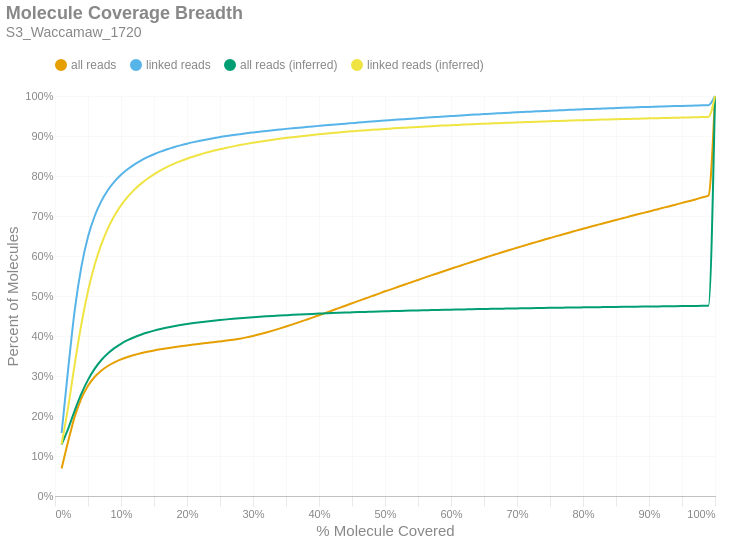

This figure's notebook cell:
### Markdown cell above
### Molecule Read Coverage
This chart shows molecule coverage breadth as computed by the number of bases aligned to that molecule. In other words, "*how much of each unique long molecule is actually sequenced/aligned?*" Keep in mind there is a distinction between sequences and alignments, since some sequences belonging to a particular molecule may not align well and wouldn't appear in the alignment data. This chart also shows molecule coverage breadth as computed by the *inferred fragment* from which the aligned sequences originate. Unlike read coverage, this calculation takes into account the total insert size, including unsequenced gaps between the forward and reverse reads. Like the previous figures, these are cumulative percents.

### Code cell
if SKIPLR:
    print_html(f"Skipped")
else:
    binned_df = consolidated_hist(valids['coverage_bp'], mask, 0.01, True)
    binned_df_inf = consolidated_hist(valids['coverage_inserts'], mask, 0.01, True)
    binned_df = binned_df.with_columns(pl.lit(binned_df_inf['all reads (cumsum)']).alias('all reads (inferred)'))
    binned_df = binned_df.with_columns(pl.lit(binned_df_inf['linked reads (cumsum)']).alias('linked reads (inferred)'))
    binned_df = binned_df.with_columns(
        (pl.col('bin').cast(pl.Float64) + 0.01).alias('right_edge')
    )

    with SafeRender(binned_df):
        (
            density_plot(binned_df, 'Molecule Coverage Breadth', samplename, 'molcov', ['all reads (inferred)','linked reads (inferred)'])
            .encode(
                #x=alt.X('bin:Q', title="% Molecule Covered").axis(format = '%').scale(padding=0),
                x=alt.X('right_edge:Q', title="% Molecule Covered").axis(format='%').scale(padding=0),
                y=alt.Y('value:Q', title='Percent of Molecules')
                    .axis(format='%')
                    .stack(False)
                    .scale(domainMin=0, padding=0),
                color=alt.Color("key:N").scale(domain = ["all reads", "linked reads", "all reads (inferred)", "linked reads (inferred)"]),
                tooltip = [
                    alt.Tooltip("key:N", title = "Data Type"),
                    alt.Tooltip("range_label:N", title="% Molecule Covered"),
                    alt.Tooltip("value:Q", format = ".2%", title="% Molecules")
                ]
            )
        ).display()

### Figure 1 — Vega-Lite specification as saved in the notebook (floating-point values rounded to 4 significant figures)
{"width": "container", "height": 400, "config": {"title": {"anchor": "start", "dy": -15, "fontSize": 18, "color": "#888888", "subtitleColor": "#888888", "subtitleFontSize": 14}, "arc": {"fill": "#0072B2"}, "axis": {"domainColor": "#888888", "domainWidth": 0.5, "gridWidth": 0.2, "grid": false, "titleFontWeight": 400, "titleFontSize": 15, "labelFontSize": 11, "labelColor": "#888888", "tickColor": "#888888", "tickWidth": 0.2, "titleColor": "#888888"}, "axisBand": {"grid": false}, "axisX": {"grid": true, "tickSize": 10, "domainCap": "round"}, "axisY": {"domain": false, "grid": true, "tickSize": 0, "domainCap": "round"}, "background": "transparent", "header": {"labelFontSize": 15, "labelColor": "#888888", "titleFontSize": 15, "titleFontWeight": 600, "titleColor": "#888888"}, "legend": {"labelFont": "sans-serif", "labelFontSize": 12, "labelColor": "#888888", "symbolSize": 100, "symbolType": "circle", "titleFontSize": 12, "titlePadding": 10, "titleColor": "#888888", "title": null, "orient": "top"}, "range": {"category": ["#E69F00", "#56B4E9", "#009E73", "#F0E442", "#0072B2", "#D55E00", "#CC79A7", "#000000"], "diverging": ["#cfe8f3", "#a2d4ec", "#73bfe2", "#46abdb", "#1696d2", "#12719e"]}, "area": {"fill": "#0072B2", "fillOpacity": 0.7, "line": true, "strokeOpacity": 0.7}, "line": {"color": "#0072B2", "stroke": "#0072B2", "strokeWidth": 2}, "trail": {"color": "#0072B2", "stroke": "#0072B2", "strokeWidth": 0, "size": 1}, "point": {"filled": true, "fillOpacity": 1.0, "size": 95}, "text": {"color": "#888888", "fontSize": 11, "align": "right", "fontWeight": 400, "size": 11}, "bar": {"fill": "#0072B2", "stroke": null}, "view": {"stroke": null, "continuousWidth": 660, "continuousHeight": 400}}, "data": {"name": "data-4a781887ae50cdaf101fdf629864cf0b"}, "mark": {"type": "line", "interpolate": "monotone", "point": {"opacity": 0, "size": 275}}, "encoding": {"color": {"field": "key", "scale": {"domain": ["all reads", "linked reads", "all reads (inferred)", "linked reads (inferred)"]}, "type": "nominal"}, "tooltip": [{"field": "key", "title": "Data Type", "type": "nominal"}, {"field": "range_label", "title": "% Molecule Covered", "type": "nominal"}, {"field": "value", "format": ".2%", "title": "% Molecules", "type": "quantitative"}], "x": {"axis": {"format": "%"}, "field": "right_edge", "scale": {"padding": 0}, "title": "% Molecule Covered", "type": "quantitative"}, "y": {"axis": {"format": "%"}, "field": "value", "scale": {"domainMin": 0, "padding": 0}, "stack": false, "title": "Percent of Molecules", "type": "quantitative"}}, "params": [{"name": "param_c36ac31b6afebe62", "select": {"type": "point", "fields": ["key"]}, "bind": "legend"}], "title": {"text": "Molecule Coverage Breadth", "subtitle": "S3_Waccamaw_1720"}, "transform": [{"fold": ["all reads (cumsum)", "linked reads (cumsum)", "all reads (inferred)", "linked reads (inferred)"]}, {"calculate": "replace(datum.key, ' (cumsum)', '')", "as": "key"}, {"filter": {"param": "param_c36ac31b6afebe62"}}], "usermeta": {"embedOptions": {"downloadFileName": "S3_Waccamaw_1720.molcov"}}, "$schema": "https://vega.github.io/schema/vega-lite/v6.1.0.json", "datasets": {"data-4a781887ae50cdaf101fdf629864cf0b": [{"bin": "0.0", "interval": "0.0-0.01", "all reads": 0.06852, "linked reads": 0.1575, "all reads (cumsum)": 0.06852, "linked reads (cumsum)": 0.1575, "range_label": "0.0-0.01", "all reads (inferred)": 0.1287, "linked reads (inferred)": 0.1294, "right_edge": 0.01}, {"bin": "0.01", "interval": "0.01-0.02", "all reads": 0.06812, "linked reads": 0.1608, "all reads (cumsum)": 0.1366, "linked reads (cumsum)": 0.3182, "range_label": "0.01-0.02", "all reads (inferred)": 0.1685, "linked reads (inferred)": 0.2226, "right_edge": 0.02}, {"bin": "0.02", "interval": "0.02-0.03", "all reads": 0.06234, "linked reads": 0.1479, "all reads (cumsum)": 0.199, "linked reads (cumsum)": 0.4661, "range_label": "0.02-0.03", "all reads (inferred)": 0.2142, "linked reads (inferred)": 0.331, "right_edge": 0.03}, {"bin": "0.03", "interval": "0.03-0.04", "all reads": 0.0453, "linked reads": 0.1074, "all reads (cumsum)": 0.2443, "linked reads (cumsum)": 0.5736, "range_label": "0.03-0.04", "all reads (inferred)": 0.2559, "linked reads (inferred)": 0.43, "right_edge": 0.04}, {"bin": "0.04", "interval": "0.04-0.05", "all reads": 0.03138, "linked reads": 0.07432, "all reads (cumsum)": 0.2756, "linked reads (cumsum)": 0.6479, "range_label": "0.04-0.05", "all reads (inferred)": 0.2904, "linked reads (inferred)": 0.512, "right_edge": 0.05}, {"bin": "0.05", "interval": "0.05-0.06", "all reads": 0.0218, "linked reads": 0.05152, "all reads (cumsum)": 0.2974, "linked reads (cumsum)": 0.6994, "range_label": "0.05-0.06", "all reads (inferred)": 0.3178, "linked reads (inferred)": 0.5773, "right_edge": 0.06}, {"bin": "0.06", "interval": "0.06-0.07", "all reads": 0.01572, "linked reads": 0.03706, "all reads (cumsum)": 0.3132, "linked reads (cumsum)": 0.7365, "range_label": "0.06-0.07", "all reads (inferred)": 0.3393, "linked reads (inferred)": 0.6285, "right_edge": 0.07}, {"bin": "0.07", "interval": "0.07-0.08", "all reads": 0.01184, "linked reads": 0.02785, "all reads (cumsum)": 0.325, "linked reads (cumsum)": 0.7643, "range_label": "0.07-0.08", "all reads (inferred)": 0.3562, "linked reads (inferred)": 0.6686, "right_edge": 0.08}, {"bin": "0.08", "interval": "0.08-0.09", "all reads": 0.009157, "linked reads": 0.02149, "all reads (cumsum)": 0.3342, "linked reads (cumsum)": 0.7858, "range_label": "0.08-0.09", "all reads (inferred)": 0.3697, "linked reads (inferred)": 0.7007, "right_edge": 0.09}, {"bin": "0.09", "interval": "0.09-0.1", "all reads": 0.007339, "linked reads": 0.01714, "all reads (cumsum)": 0.3415, "linked reads (cumsum)": 0.8029, "range_label": "0.09-0.1", "all reads (inferred)": 0.3806, "linked reads (inferred)": 0.7265, "right_edge": 0.1}, {"bin": "0.1", "interval": "0.1-0.11", "all reads": 0.006003, "linked reads": 0.01395, "all reads (cumsum)": 0.3475, "linked reads (cumsum)": 0.8169, "range_label": "0.1-0.11", "all reads (inferred)": 0.3895, "linked reads (inferred)": 0.7476, "right_edge": 0.11}, {"bin": "0.11", "interval": "0.11-0.12", "all reads": 0.005063, "linked reads": 0.01175, "all reads (cumsum)": 0.3526, "linked reads (cumsum)": 0.8286, "range_label": "0.11-0.12", "all reads (inferred)": 0.397, "linked reads (inferred)": 0.7654, "right_edge": 0.12}, {"bin": "0.12", "interval": "0.12-0.13", "all reads": 0.004312, "linked reads": 0.009934, "all reads (cumsum)": 0.3569, "linked reads (cumsum)": 0.8386, "range_label": "0.12-0.13", "all reads (inferred)": 0.4033, "linked reads (inferred)": 0.7803, "right_edge": 0.13}, {"bin": "0.13", "interval": "0.13-0.14", "all reads": 0.003697, "linked reads": 0.008467, "all reads (cumsum)": 0.3606, "linked reads (cumsum)": 0.847, "range_label": "0.13-0.14", "all reads (inferred)": 0.4087, "linked reads (inferred)": 0.7931, "right_edge": 0.14}, {"bin": "0.14", "interval": "0.14-0.15", "all reads": 0.003264, "linked reads": 0.007394, "all reads (cumsum)": 0.3638, "linked reads (cumsum)": 0.8544, "range_label": "0.14-0.15", "all reads (inferred)": 0.4134, "linked reads (inferred)": 0.8042, "right_edge": 0.15}, {"bin": "0.15", "interval": "0.15-0.16", "all reads": 0.002944, "linked reads": 0.006533, "all reads (cumsum)": 0.3668, "linked reads (cumsum)": 0.861, "range_label": "0.15-0.16", "all reads (inferred)": 0.4175, "linked reads (inferred)": 0.814, "right_edge": 0.16}, {"bin": "0.16", "interval": "0.16-0.17", "all reads": 0.002678, "linked reads": 0.005792, "all reads (cumsum)": 0.3695, "linked reads (cumsum)": 0.8668, "range_label": "0.16-0.17", "all reads (inferred)": 0.4212, "linked reads (inferred)": 0.8226, "right_edge": 0.17}, {"bin": "0.17", "interval": "0.17-0.18", "all reads": 0.002465, "linked reads": 0.005134, "all reads (cumsum)": 0.3719, "linked reads (cumsum)": 0.8719, "range_label": "0.17-0.18", "all reads (inferred)": 0.4244, "linked reads (inferred)": 0.8302, "right_edge": 0.18}, {"bin": "0.18", "interval": "0.18-0.19", "all reads": 0.002353, "linked reads": 0.004729, "all reads (cumsum)": 0.3743, "linked reads (cumsum)": 0.8766, "range_label": "0.18-0.19", "all reads (inferred)": 0.4273, "linked reads (inferred)": 0.837, "right_edge": 0.19}, {"bin": "0.19", "interval": "0.19-0.2", "all reads": 0.00219, "linked reads": 0.004221, "all reads (cumsum)": 0.3765, "linked reads (cumsum)": 0.8808, "range_label": "0.19-0.2", "all reads (inferred)": 0.4299, "linked reads (inferred)": 0.8432, "right_edge": 0.2}, {"bin": "0.2", "interval": "0.2-0.21", "all reads": 0.00206, "linked reads": 0.00379, "all reads (cumsum)": 0.3785, "linked reads (cumsum)": 0.8846, "range_label": "0.2-0.21", "all reads (inferred)": 0.4323, "linked reads (inferred)": 0.8489, "right_edge": 0.21}, {"bin": "0.21", "interval": "0.21-0.22", "all reads": 0.00204, "linked reads": 0.003543, "all reads (cumsum)": 0.3806, "linked reads (cumsum)": 0.8882, "range_label": "0.21-0.22", "all reads (inferred)": 0.4344, "linked reads (inferred)": 0.8539, "right_edge": 0.22}, {"bin": "0.22", "interval": "0.22-0.23", "all reads": 0.001985, "linked reads": 0.003235, "all reads (cumsum)": 0.3826, "linked reads (cumsum)": 0.8914, "range_label": "0.22-0.23", "all reads (inferred)": 0.4364, "linked reads (inferred)": 0.8586, "right_edge": 0.23}, {"bin": "0.23", "interval": "0.23-0.24", "all reads": 0.001968, "linked reads": 0.003029, "all reads (cumsum)": 0.3845, "linked reads (cumsum)": 0.8944, "range_label": "0.23-0.24", "all reads (inferred)": 0.4383, "linked reads (inferred)": 0.8629, "right_edge": 0.24}, {"bin": "0.24", "interval": "0.24-0.25", "all reads": 0.00198, "linked reads": 0.002916, "all reads (cumsum)": 0.3865, "linked reads (cumsum)": 0.8974, "range_label": "0.24-0.25", "all reads (inferred)": 0.44, "linked reads (inferred)": 0.8669, "right_edge": 0.25}, {"bin": "0.25", "interval": "0.25-0.26", "all reads": 0.001984, "linked reads": 0.002575, "all reads (cumsum)": 0.3885, "linked reads (cumsum)": 0.8999, "range_label": "0.25-0.26", "all reads (inferred)": 0.4416, "linked reads (inferred)": 0.8707, "right_edge": 0.26}, {"bin": "0.26", "interval": "0.26-0.27", "all reads": 0.002202, "linked reads": 0.002407, "all reads (cumsum)": 0.3907, "linked reads (cumsum)": 0.9023, "range_label": "0.26-0.27", "all reads (inferred)": 0.443, "linked reads (inferred)": 0.8741, "right_edge": 0.27}, {"bin": "0.27", "interval": "0.27-0.28", "all reads": 0.002676, "linked reads": 0.002312, "all reads (cumsum)": 0.3934, "linked reads (cumsum)": 0.9046, "range_label": "0.27-0.28", "all reads (inferred)": 0.4444, "linked reads (inferred)": 0.8773, "right_edge": 0.28}, {"bin": "0.28", "interval": "0.28-0.29", "all reads": 0.003177, "linked reads": 0.002188, "all reads (cumsum)": 0.3965, "linked reads (cumsum)": 0.9068, "range_label": "0.28-0.29", "all reads (inferred)": 0.4457, "linked reads (inferred)": 0.8803, "right_edge": 0.29}, {"bin": "0.29", "interval": "0.29-0.3", "all reads": 0.003637, "linked reads": 0.002018, "all reads (cumsum)": 0.4002, "linked reads (cumsum)": 0.9089, "range_label": "0.29-0.3", "all reads (inferred)": 0.4469, "linked reads (inferred)": 0.8832, "right_edge": 0.3}, {"bin": "0.3", "interval": "0.3-0.31", "all reads": 0.004042, "linked reads": 0.001965, "all reads (cumsum)": 0.4042, "linked reads (cumsum)": 0.9108, "range_label": "0.3-0.31", "all reads (inferred)": 0.448, "linked reads (inferred)": 0.8858, "right_edge": 0.31}, {"bin": "0.31", "interval": "0.31-0.32", "all reads": 0.004507, "linked reads": 0.001922, "all reads (cumsum)": 0.4087, "linked reads (cumsum)": 0.9127, "range_label": "0.31-0.32", "all reads (inferred)": 0.4491, "linked reads (inferred)": 0.8883, "right_edge": 0.32}, {"bin": "0.32", "interval": "0.32-0.33", "all reads": 0.004811, "linked reads": 0.001719, "all reads (cumsum)": 0.4135, "linked reads (cumsum)": 0.9145, "range_label": "0.32-0.33", "all reads (inferred)": 0.4501, "linked reads (inferred)": 0.8907, "right_edge": 0.33}, {"bin": "0.33", "interval": "0.33-0.34", "all reads": 0.004965, "linked reads": 0.001681, "all reads (cumsum)": 0.4185, "linked reads (cumsum)": 0.9161, "range_label": "0.33-0.34", "all reads (inferred)": 0.4511, "linked reads (inferred)": 0.893, "right_edge": 0.34}, {"bin": "0.34", "interval": "0.34-0.35", "all reads": 0.005232, "linked reads": 0.001662, "all reads (cumsum)": 0.4237, "linked reads (cumsum)": 0.9178, "range_label": "0.34-0.35", "all reads (inferred)": 0.452, "linked reads (inferred)": 0.8951, "right_edge": 0.35}, {"bin": "0.35", "interval": "0.35-0.36", "all reads": 0.005381, "linked reads": 0.001587, "all reads (cumsum)": 0.4291, "linked reads (cumsum)": 0.9194, "range_label": "0.35-0.36", "all reads (inferred)": 0.4529, "linked reads (inferred)": 0.8971, "right_edge": 0.36}, {"bin": "0.36", "interval": "0.36-0.37", "all reads": 0.005553, "linked reads": 0.001531, "all reads (cumsum)": 0.4347, "linked reads (cumsum)": 0.9209, "range_label": "0.36-0.37", "all reads (inferred)": 0.4537, "linked reads (inferred)": 0.899, "right_edge": 0.37}, {"bin": "0.37", "interval": "0.37-0.38", "all reads": 0.005644, "linked reads": 0.001477, "all reads (cumsum)": 0.4403, "linked reads (cumsum)": 0.9224, "range_label": "0.37-0.38", "all reads (inferred)": 0.4545, "linked reads (inferred)": 0.9009, "right_edge": 0.38}, {"bin": "0.38", "interval": "0.38-0.39", "all reads": 0.005736, "linked reads": 0.001464, "all reads (cumsum)": 0.446, "linked reads (cumsum)": 0.9239, "range_label": "0.38-0.39", "all reads (inferred)": 0.4552, "linked reads (inferred)": 0.9026, "right_edge": 0.39}, {"bin": "0.39", "interval": "0.39-0.4", "all reads": 0.005951, "linked reads": 0.001453, "all reads (cumsum)": 0.452, "linked reads (cumsum)": 0.9253, "range_label": "0.39-0.4", "all reads (inferred)": 0.456, "linked reads (inferred)": 0.9043, "right_edge": 0.4}, {"bin": "0.4", "interval": "0.4-0.41", "all reads": 0.005854, "linked reads": 0.001435, "all reads (cumsum)": 0.4579, "linked reads (cumsum)": 0.9267, "range_label": "0.4-0.41", "all reads (inferred)": 0.4566, "linked reads (inferred)": 0.9059, "right_edge": 0.41}, {"bin": "0.41", "interval": "0.41-0.42", "all reads": 0.005947, "linked reads": 0.001388, "all reads (cumsum)": 0.4638, "linked reads (cumsum)": 0.9281, "range_label": "0.41-0.42", "all reads (inferred)": 0.4573, "linked reads (inferred)": 0.9075, "right_edge": 0.42}, {"bin": "0.42", "interval": "0.42-0.43", "all reads": 0.006022, "linked reads": 0.001358, "all reads (cumsum)": 0.4698, "linked reads (cumsum)": 0.9295, "range_label": "0.42-0.43", "all reads (inferred)": 0.458, "linked reads (inferred)": 0.9089, "right_edge": 0.43}, {"bin": "0.43", "interval": "0.43-0.44", "all reads": 0.005936, "linked reads": 0.001386, "all reads (cumsum)": 0.4758, "linked reads (cumsum)": 0.9309, "range_label": "0.43-0.44", "all reads (inferred)": 0.4586, "linked reads (inferred)": 0.9103, "right_edge": 0.44}, {"bin": "0.44", "interval": "0.44-0.45", "all reads": 0.00598, "linked reads": 0.001315, "all reads (cumsum)": 0.4817, "linked reads (cumsum)": 0.9322, "range_label": "0.44-0.45", "all reads (inferred)": 0.4591, "linked reads (inferred)": 0.9117, "right_edge": 0.45}, {"bin": "0.45", "interval": "0.45-0.46", "all reads": 0.006002, "linked reads": 0.001334, "all reads (cumsum)": 0.4877, "linked reads (cumsum)": 0.9335, "range_label": "0.45-0.46", "all reads (inferred)": 0.4597, "linked reads (inferred)": 0.913, "right_edge": 0.46}, {"bin": "0.46", "interval": "0.46-0.47", "all reads": 0.005903, "linked reads": 0.001282, "all reads (cumsum)": 0.4936, "linked reads (cumsum)": 0.9348, "range_label": "0.46-0.47", "all reads (inferred)": 0.4602, "linked reads (inferred)": 0.9142, "right_edge": 0.47}, {"bin": "0.47", "interval": "0.47-0.48", "all reads": 0.005969, "linked reads": 0.001292, "all reads (cumsum)": 0.4996, "linked reads (cumsum)": 0.9361, "range_label": "0.47-0.48", "all reads (inferred)": 0.4607, "linked reads (inferred)": 0.9154, "right_edge": 0.48}, {"bin": "0.48", "interval": "0.48-0.49", "all reads": 0.005725, "linked reads": 0.001244, "all reads (cumsum)": 0.5053, "linked reads (cumsum)": 0.9373, "range_label": "0.48-0.49", "all reads (inferred)": 0.4613, "linked reads (inferred)": 0.9165, "right_edge": 0.49}, {"bin": "0.49", "interval": "0.49-0.5", "all reads": 0.006386, "linked reads": 0.001288, "all reads (cumsum)": 0.5117, "linked reads (cumsum)": 0.9386, "range_label": "0.49-0.5", "all reads (inferred)": 0.4617, "linked reads (inferred)": 0.9177, "right_edge": 0.5}, {"bin": "0.5", "interval": "0.5-0.51", "all reads": 0.005377, "linked reads": 0.001173, "all reads (cumsum)": 0.5171, "linked reads (cumsum)": 0.9398, "range_label": "0.5-0.51", "all reads (inferred)": 0.4622, "linked reads (inferred)": 0.9187, "right_edge": 0.51}, {"bin": "0.51", "interval": "0.51-0.52", "all reads": 0.00595, "linked reads": 0.001176, "all reads (cumsum)": 0.523, "linked reads (cumsum)": 0.941, "range_label": "0.51-0.52", "all reads (inferred)": 0.4627, "linked reads (inferred)": 0.9198, "right_edge": 0.52}, {"bin": "0.52", "interval": "0.52-0.53", "all reads": 0.005654, "linked reads": 0.001166, "all reads (cumsum)": 0.5287, "linked reads (cumsum)": 0.9422, "range_label": "0.52-0.53", "all reads (inferred)": 0.4631, "linked reads (inferred)": 0.9208, "right_edge": 0.53}, {"bin": "0.53", "interval": "0.53-0.54", "all reads": 0.005771, "linked reads": 0.001166, "all reads (cumsum)": 0.5345, "linked reads (cumsum)": 0.9433, "range_label": "0.53-0.54", "all reads (inferred)": 0.4635, "linked reads (inferred)": 0.9218, "right_edge": 0.54}, {"bin": "0.54", "interval": "0.54-0.55", "all reads": 0.005671, "linked reads": 0.001137, "all reads (cumsum)": 0.5401, "linked reads (cumsum)": 0.9445, "range_label": "0.54-0.55", "all reads (inferred)": 0.464, "linked reads (inferred)": 0.9227, "right_edge": 0.55}, {"bin": "0.55", "interval": "0.55-0.56", "all reads": 0.005803, "linked reads": 0.001117, "all reads (cumsum)": 0.5459, "linked reads (cumsum)": 0.9456, "range_label": "0.55-0.56", "all reads (inferred)": 0.4644, "linked reads (inferred)": 0.9236, "right_edge": 0.56}, {"bin": "0.56", "interval": "0.56-0.57", "all reads": 0.005632, "linked reads": 0.001091, "all reads (cumsum)": 0.5516, "linked reads (cumsum)": 0.9467, "range_label": "0.56-0.57", "all reads (inferred)": 0.4648, "linked reads (inferred)": 0.9245, "right_edge": 0.57}, {"bin": "0.57", "interval": "0.57-0.58", "all reads": 0.005452, "linked reads": 0.001054, "all reads (cumsum)": 0.557, "linked reads (cumsum)": 0.9477, "range_label": "0.57-0.58", "all reads (inferred)": 0.4651, "linked reads (inferred)": 0.9254, "right_edge": 0.58}, {"bin": "0.58", "interval": "0.58-0.59", "all reads": 0.005586, "linked reads": 0.00106, "all reads (cumsum)": 0.5626, "linked reads (cumsum)": 0.9488, "range_label": "0.58-0.59", "all reads (inferred)": 0.4655, "linked reads (inferred)": 0.9262, "right_edge": 0.59}, {"bin": "0.59", "interval": "0.59-0.6", "all reads": 0.005582, "linked reads": 0.001042, "all reads (cumsum)": 0.5682, "linked reads (cumsum)": 0.9498, "range_label": "0.59-0.6", "all reads (inferred)": 0.4659, "linked reads (inferred)": 0.927, "right_edge": 0.6}, {"bin": "0.6", "interval": "0.6-0.61", "all reads": 0.005305, "linked reads": 0.001048, "all reads (cumsum)": 0.5735, "linked reads (cumsum)": 0.9509, "range_label": "0.6-0.61", "all reads (inferred)": 0.4662, "linked reads (inferred)": 0.9278, "right_edge": 0.61}, {"bin": "0.61", "interval": "0.61-0.62", "all reads": 0.005452, "linked reads": 0.001012, "all reads (cumsum)": 0.579, "linked reads (cumsum)": 0.9519, "range_label": "0.61-0.62", "all reads (inferred)": 0.4665, "linked reads (inferred)": 0.9285, "right_edge": 0.62}, {"bin": "0.62", "interval": "0.62-0.63", "all reads": 0.005344, "linked reads": 0.0009842, "all reads (cumsum)": 0.5843, "linked reads (cumsum)": 0.9529, "range_label": "0.62-0.63", "all reads (inferred)": 0.4669, "linked reads (inferred)": 0.9293, "right_edge": 0.63}, {"bin": "0.63", "interval": "0.63-0.64", "all reads": 0.005327, "linked reads": 0.0009247, "all reads (cumsum)": 0.5896, "linked reads (cumsum)": 0.9538, "range_label": "0.63-0.64", "all reads (inferred)": 0.4672, "linked reads (inferred)": 0.93, "right_edge": 0.64}, {"bin": "0.64", "interval": "0.64-0.65", "all reads": 0.005206, "linked reads": 0.000937, "all reads (cumsum)": 0.5948, "linked reads (cumsum)": 0.9547, "range_label": "0.64-0.65", "all reads (inferred)": 0.4675, "linked reads (inferred)": 0.9307, "right_edge": 0.65}, {"bin": "0.65", "interval": "0.65-0.66", "all reads": 0.005412, "linked reads": 0.0009706, "all reads (cumsum)": 0.6002, "linked reads (cumsum)": 0.9557, "range_label": "0.65-0.66", "all reads (inferred)": 0.4678, "linked reads (inferred)": 0.9314, "right_edge": 0.66}, {"bin": "0.66", "interval": "0.66-0.67", "all reads": 0.005113, "linked reads": 0.0008816, "all reads (cumsum)": 0.6054, "linked reads (cumsum)": 0.9566, "range_label": "0.66-0.67", "all reads (inferred)": 0.4681, "linked reads (inferred)": 0.9321, "right_edge": 0.67}, {"bin": "0.67", "interval": "0.67-0.68", "all reads": 0.00513, "linked reads": 0.0008872, "all reads (cumsum)": 0.6105, "linked reads (cumsum)": 0.9575, "range_label": "0.67-0.68", "all reads (inferred)": 0.4684, "linked reads (inferred)": 0.9328, "right_edge": 0.68}, {"bin": "0.68", "interval": "0.68-0.69", "all reads": 0.005026, "linked reads": 0.0008776, "all reads (cumsum)": 0.6155, "linked reads (cumsum)": 0.9583, "range_label": "0.68-0.69", "all reads (inferred)": 0.4687, "linked reads (inferred)": 0.9334, "right_edge": 0.69}, {"bin": "0.69", "interval": "0.69-0.7", "all reads": 0.005133, "linked reads": 0.000871, "all reads (cumsum)": 0.6206, "linked reads (cumsum)": 0.9592, "range_label": "0.69-0.7", "all reads (inferred)": 0.469, "linked reads (inferred)": 0.934, "right_edge": 0.7}, {"bin": "0.7", "interval": "0.7-0.71", "all reads": 0.004898, "linked reads": 0.0008215, "all reads (cumsum)": 0.6255, "linked reads (cumsum)": 0.96, "range_label": "0.7-0.71", "all reads (inferred)": 0.4693, "linked reads (inferred)": 0.9346, "right_edge": 0.71}, {"bin": "0.71", "interval": "0.71-0.72", "all reads": 0.004873, "linked reads": 0.0008188, "all reads (cumsum)": 0.6304, "linked reads (cumsum)": 0.9609, "range_label": "0.71-0.72", "all reads (inferred)": 0.4696, "linked reads (inferred)": 0.9353, "right_edge": 0.72}, {"bin": "0.72", "interval": "0.72-0.73", "all reads": 0.004905, "linked reads": 0.000787, "all reads (cumsum)": 0.6353, "linked reads (cumsum)": 0.9616, "range_label": "0.72-0.73", "all reads (inferred)": 0.4698, "linked reads (inferred)": 0.9359, "right_edge": 0.73}, {"bin": "0.73", "interval": "0.73-0.74", "all reads": 0.004768, "linked reads": 0.0007687, "all reads (cumsum)": 0.6401, "linked reads (cumsum)": 0.9624, "range_label": "0.73-0.74", "all reads (inferred)": 0.4701, "linked reads (inferred)": 0.9364, "right_edge": 0.74}, {"bin": "0.74", "interval": "0.74-0.75", "all reads": 0.004972, "linked reads": 0.000784, "all reads (cumsum)": 0.6451, "linked reads (cumsum)": 0.9632, "range_label": "0.74-0.75", "all reads (inferred)": 0.4704, "linked reads (inferred)": 0.937, "right_edge": 0.75}, {"bin": "0.75", "interval": "0.75-0.76", "all reads": 0.004558, "linked reads": 0.0007235, "all reads (cumsum)": 0.6496, "linked reads (cumsum)": 0.9639, "range_label": "0.75-0.76", "all reads (inferred)": 0.4706, "linked reads (inferred)": 0.9375, "right_edge": 0.76}, {"bin": "0.76", "interval": "0.76-0.77", "all reads": 0.004657, "linked reads": 0.0007089, "all reads (cumsum)": 0.6543, "linked reads (cumsum)": 0.9646, "range_label": "0.76-0.77", "all reads (inferred)": 0.4709, "linked reads (inferred)": 0.9381, "right_edge": 0.77}, {"bin": "0.77", "interval": "0.77-0.78", "all reads": 0.004653, "linked reads": 0.0007209, "all reads (cumsum)": 0.6589, "linked reads (cumsum)": 0.9653, "range_label": "0.77-0.78", "all reads (inferred)": 0.4711, "linked reads (inferred)": 0.9386, "right_edge": 0.78}, {"bin": "0.78", "interval": "0.78-0.79", "all reads": 0.00455, "linked reads": 0.0006817, "all reads (cumsum)": 0.6635, "linked reads (cumsum)": 0.966, "range_label": "0.78-0.79", "all reads (inferred)": 0.4713, "linked reads (inferred)": 0.9391, "right_edge": 0.79}, {"bin": "0.79", "interval": "0.79-0.8", "all reads": 0.004715, "linked reads": 0.0006986, "all reads (cumsum)": 0.6682, "linked reads (cumsum)": 0.9667, "range_label": "0.79-0.8", "all reads (inferred)": 0.4716, "linked reads (inferred)": 0.9396, "right_edge": 0.8}, {"bin": "0.8", "interval": "0.8-0.81", "all reads": 0.004335, "linked reads": 0.0006462, "all reads (cumsum)": 0.6725, "linked reads (cumsum)": 0.9674, "range_label": "0.8-0.81", "all reads (inferred)": 0.4718, "linked reads (inferred)": 0.9401, "right_edge": 0.81}, {"bin": "0.81", "interval": "0.81-0.82", "all reads": 0.004427, "linked reads": 0.0006511, "all reads (cumsum)": 0.677, "linked reads (cumsum)": 0.968, "range_label": "0.81-0.82", "all reads (inferred)": 0.472, "linked reads (inferred)": 0.9405, "right_edge": 0.82}, {"bin": "0.82", "interval": "0.82-0.83", "all reads": 0.004427, "linked reads": 0.0006183, "all reads (cumsum)": 0.6814, "linked reads (cumsum)": 0.9686, "range_label": "0.82-0.83", "all reads (inferred)": 0.4723, "linked reads (inferred)": 0.941, "right_edge": 0.83}, {"bin": "0.83", "interval": "0.83-0.84", "all reads": 0.00438, "linked reads": 0.0006169, "all reads (cumsum)": 0.6858, "linked reads (cumsum)": 0.9693, "range_label": "0.83-0.84", "all reads (inferred)": 0.4725, "linked reads (inferred)": 0.9415, "right_edge": 0.84}, {"bin": "0.84", "interval": "0.84-0.85", "all reads": 0.004261, "linked reads": 0.0006209, "all reads (cumsum)": 0.69, "linked reads (cumsum)": 0.9699, "range_label": "0.84-0.85", "all reads (inferred)": 0.4727, "linked reads (inferred)": 0.9419, "right_edge": 0.85}, {"bin": "0.85", "interval": "0.85-0.86", "all reads": 0.004314, "linked reads": 0.0006116, "all reads (cumsum)": 0.6943, "linked reads (cumsum)": 0.9705, "range_label": "0.85-0.86", "all reads (inferred)": 0.4729, "linked reads (inferred)": 0.9424, "right_edge": 0.86}, {"bin": "0.86", "interval": "0.86-0.87", "all reads": 0.004262, "linked reads": 0.000591, "all reads (cumsum)": 0.6986, "linked reads (cumsum)": 0.9711, "range_label": "0.86-0.87", "all reads (inferred)": 0.4731, "linked reads (inferred)": 0.9428, "right_edge": 0.87}, {"bin": "0.87", "interval": "0.87-0.88", "all reads": 0.004297, "linked reads": 0.0005701, "all reads (cumsum)": 0.7029, "linked reads (cumsum)": 0.9717, "range_label": "0.87-0.88", "all reads (inferred)": 0.4733, "linked reads (inferred)": 0.9432, "right_edge": 0.88}, {"bin": "0.88", "interval": "0.88-0.89", "all reads": 0.004217, "linked reads": 0.0005661, "all reads (cumsum)": 0.7071, "linked reads (cumsum)": 0.9722, "range_label": "0.88-0.89", "all reads (inferred)": 0.4735, "linked reads (inferred)": 0.9436, "right_edge": 0.89}, {"bin": "0.89", "interval": "0.89-0.9", "all reads": 0.004353, "linked reads": 0.0005522, "all reads (cumsum)": 0.7115, "linked reads (cumsum)": 0.9728, "range_label": "0.89-0.9", "all reads (inferred)": 0.4737, "linked reads (inferred)": 0.9441, "right_edge": 0.9}, {"bin": "0.9", "interval": "0.9-0.91", "all reads": 0.004026, "linked reads": 0.0004944, "all reads (cumsum)": 0.7155, "linked reads (cumsum)": 0.9733, "range_label": "0.9-0.91", "all reads (inferred)": 0.4739, "linked reads (inferred)": 0.9445, "right_edge": 0.91}, {"bin": "0.91", "interval": "0.91-0.92", "all reads": 0.004512, "linked reads": 0.000515, "all reads (cumsum)": 0.72, "linked reads (cumsum)": 0.9738, "range_label": "0.91-0.92", "all reads (inferred)": 0.4741, "linked reads (inferred)": 0.9449, "right_edge": 0.92}, {"bin": "0.92", "interval": "0.92-0.93", "all reads": 0.003932, "linked reads": 0.0005133, "all reads (cumsum)": 0.7239, "linked reads (cumsum)": 0.9743, "range_label": "0.92-0.93", "all reads (inferred)": 0.4743, "linked reads (inferred)": 0.9453, "right_edge": 0.93}, {"bin": "0.93", "interval": "0.93-0.94", "all reads": 0.004268, "linked reads": 0.0004874, "all reads (cumsum)": 0.7282, "linked reads (cumsum)": 0.9748, "range_label": "0.93-0.94", "all reads (inferred)": 0.4745, "linked reads (inferred)": 0.9456, "right_edge": 0.94}, {"bin": "0.94", "interval": "0.94-0.95", "all reads": 0.004641, "linked reads": 0.0004768, "all reads (cumsum)": 0.7328, "linked reads (cumsum)": 0.9753, "range_label": "0.94-0.95", "all reads (inferred)": 0.4747, "linked reads (inferred)": 0.9461, "right_edge": 0.95}, {"bin": "0.95", "interval": "0.95-0.96", "all reads": 0.003869, "linked reads": 0.0004659, "all reads (cumsum)": 0.7367, "linked reads (cumsum)": 0.9757, "range_label": "0.95-0.96", "all reads (inferred)": 0.4749, "linked reads (inferred)": 0.9464, "right_edge": 0.96}, {"bin": "0.96", "interval": "0.96-0.97", "all reads": 0.004571, "linked reads": 0.0004718, "all reads (cumsum)": 0.7413, "linked reads (cumsum)": 0.9762, "range_label": "0.96-0.97", "all reads (inferred)": 0.4752, "linked reads (inferred)": 0.9468, "right_edge": 0.97}, {"bin": "0.97", "interval": "0.97-0.98", "all reads": 0.004807, "linked reads": 0.000435, "all reads (cumsum)": 0.7461, "linked reads (cumsum)": 0.9766, "range_label": "0.97-0.98", "all reads (inferred)": 0.4754, "linked reads (inferred)": 0.9473, "right_edge": 0.98}, {"bin": "0.98", "interval": "0.98-0.99", "all reads": 0.004701, "linked reads": 0.0004622, "all reads (cumsum)": 0.7508, "linked reads (cumsum)": 0.9771, "range_label": "0.98-0.99", "all reads (inferred)": 0.4757, "linked reads (inferred)": 0.9477, "right_edge": 0.99}, {"bin": "0.99", "interval": "0.99-1.0", "all reads": 0.2492, "linked reads": 0.02291, "all reads (cumsum)": 1.0, "linked reads (cumsum)": 1.0, "range_label": "0.99-1.0", "all reads (inferred)": 1.0, "linked reads (inferred)": 1.0, "right_edge": 1.0}]}}
